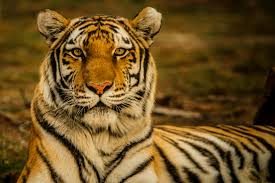
#> input picture Image/tiger.jpeg, 275 x 183 px, found by its file name
$ jupyter execute Histogram.ipynb   (shell and % lines are left out)
#> lines starting #> are read from the running program, lines starting #| are printed output that depends on the picture
[cell 1]
#Histogram is a graph or plot which provide us information about the intensity distribution of an image

import numpy as np
import cv2 as cv
from matplotlib import pyplot as plt
import matplotlib.image as mpimg

#Load an image, in ra histogram cho theo 3 mau
img = cv.imread('tiger.jpeg')
#> img is the input picture: shape (183, 275, 3); mean B, G, R 37.1, 82.3, 110.3
color = ('b','g','r')
for i,col in enumerate(color):
    histr = cv.calcHist([img],[i],None,[256],[0,256])
    plt.plot(histr,color = col)
    plt.xlim([0,256])
    plt.ylim([0,600])
plt.show()
#> figure, not shown here; curve peaks at x = 0, y = 7166; curve peaks at x = 0, y = 829; curve peaks at x = 85, y = 401

[cell 2]
#Using mask exampl
#Load an image
img = cv.imread('tiger.jpeg')
b, g, r = cv.split(img)
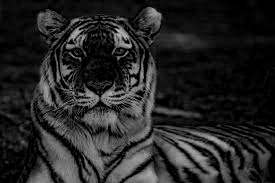
#> b: shape (183, 275); min 0, max 196, mean 37.1
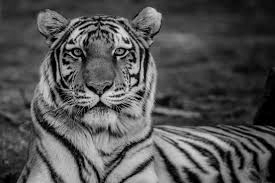
#> g: shape (183, 275); min 0, max 231, mean 82.3
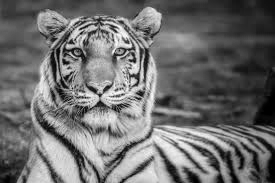
#> r: shape (183, 275); min 0, max 255, mean 110.3
rgb = cv.merge([r, g, b])
# create a mask
mask = np.zeros(img.shape[:2], np.uint8)
mask[0:130, 25:170] = 255 #mask[pixel nth - mth (height), pixel nth - mth (width)]
masked_img = cv.bitwise_and(rgb,rgb,mask = mask) #Mask is a binary matrix[m-n][m-n]
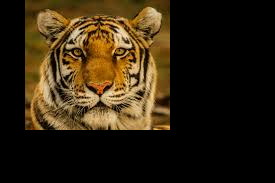
#> masked_img: shape (183, 275, 3); mean R, G, B 48.3, 35.8, 16.5
#Using bitwise and

# Calculate histogram with mask and without mask
# Check third argument for mask
hist_full = cv.calcHist([img],[0],None,[256],[0,256])
#> hist_full = 256 values, max 7166 at index 0, min 0 at index 187, mean 196.6
hist_mask = cv.calcHist([img],[0],mask,[256],[0,256])
#> hist_mask = 256 values, max 2578 at index 0, min 0 at index 187, mean 73.63
plt.subplot(221), plt.imshow(rgb)
plt.subplot(222), plt.imshow(mask,'gray')
plt.subplot(223), plt.imshow(masked_img)
plt.subplot(224), plt.plot(hist_full), plt.plot(hist_mask)
plt.xlim([0,256])
plt.show()
#> figure, not shown here; panel 4: curve peaks at x = 0, y = 7166; panel 4: curve peaks at x = 0, y = 2578

[cell 3]
# This method usually increases the global contrast of many images,
# especially when the usable data of the image is represented by close contrast values.
# Through this adjustment, the intensities can be better distributed on the histogram.
# This allows for areas of lower local contrast to gain a higher contrast.
# Histogram equalization accomplishes this by effectively spreading out the most frequent intensity values.
# The method is useful in images with backgrounds and foregrounds that are both bright or both dark.
# In particular, the method can lead to better views of bone structure in x-ray images,
# and to better detail in photographs that are over or under-exposed.
# Histogram equalization will work the best when applied to images with much higher color depth
# than palette size, like continuous data or 16-bit gray-scale images.
# There are 2 ways to implement histogram equalization: Image change or palette change
# But Palette change is better in most cases

import numpy as np
import cv2 as cv
from matplotlib import pyplot as plt

img = cv.imread('bright2.png',0)
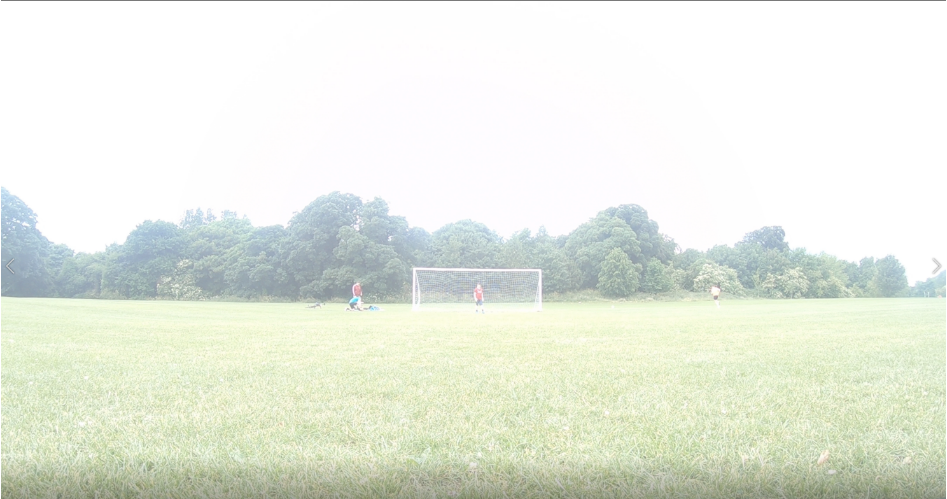
#> input picture Image/bright2.png, 947 x 499 px, found by its file name
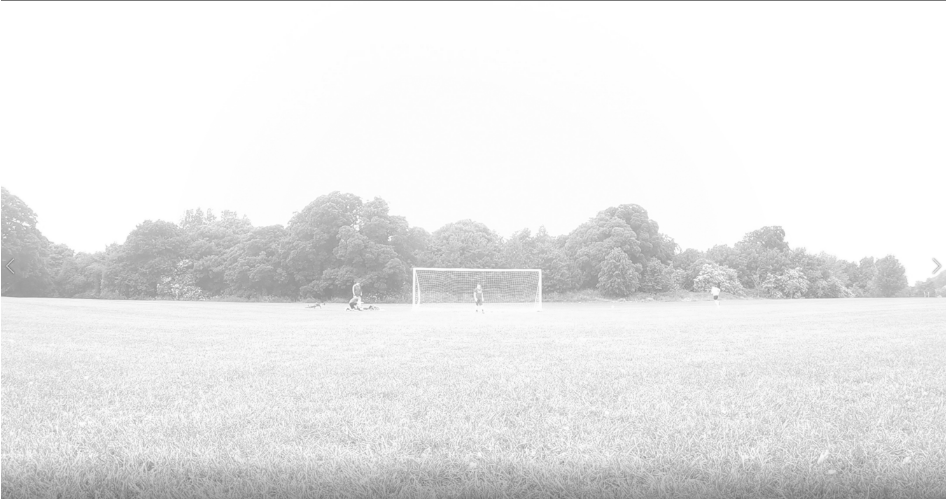
#> img: shape (499, 947); min 109, max 255, mean 232.3
plt.axis('off')
plt.imshow(img,'gray')

[cell 4]
#Show histogram
hist,bins = np.histogram(img.flatten(),256,[0,256])
#> hist = 256 values, max 115661 at index 255, min 0 at index 0, mean 1845.9; bins = 257 values from 0 to 256
cdf = hist.cumsum()
#> cdf = 256 values from 0 to 472553
cdf_normalized = cdf * float(hist.max()) / cdf.max()
#> cdf_normalized = 256 values from 0 to 115661
plt.plot(cdf_normalized, color = 'b')
plt.hist(img.flatten(),256,[0,256], color = 'r')
plt.xlim([100,256])
plt.ylim([0,6000])
plt.legend(('cdf','histogram'), loc = 'upper left')
plt.show()
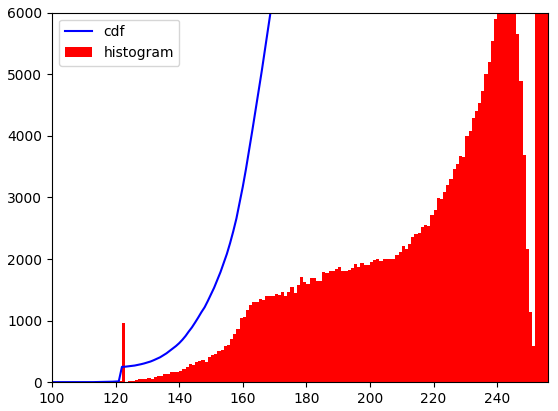
#> figure drawn by matplotlib, 1 panel; tallest bar 115661 high, from x = 255 to 256; curve peaks at x = 255, y = 115661

[cell 5]
#Equalized histogram
equ = cv.equalizeHist(img)
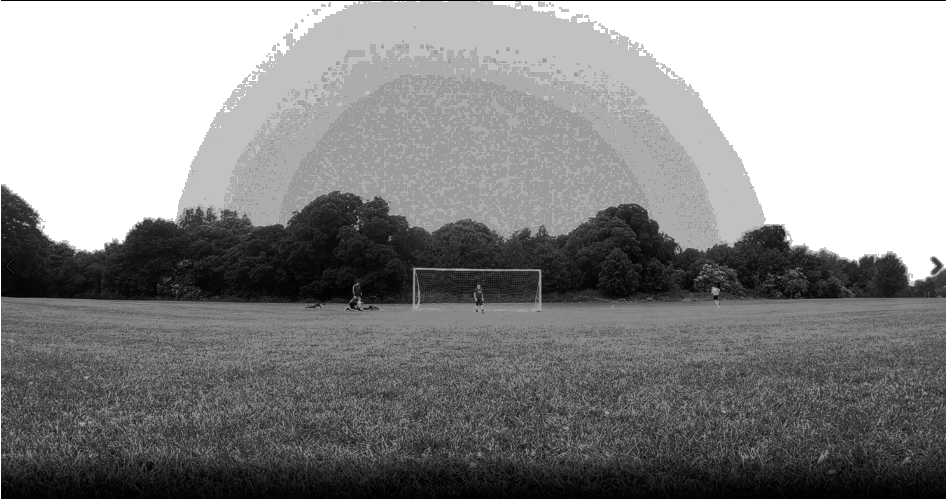
#> equ: shape (499, 947); min 0, max 255, mean 137.6
plt.axis('off')
plt.imshow(equ,'gray')

[cell 6]
#Histogram after equalizating
hist,bins = np.histogram(equ.flatten(),256,[0,256])
#> hist = 256 values, max 115661 at index 255, min 0 at index 49, mean 1845.9
cdf = hist.cumsum()
#> cdf = 256 values from 57 to 472553
cdf_normalized = cdf * float(hist.max()) / cdf.max()
#> cdf_normalized = 256 values from 13.95 to 115661
plt.plot(cdf_normalized, color = 'b')
plt.hist(equ.flatten(),256,[0,256], color = 'r')
plt.xlim([0,256])
plt.ylim([0,6000])
plt.legend(('cdf','histogram'), loc = 'upper left')
plt.show()
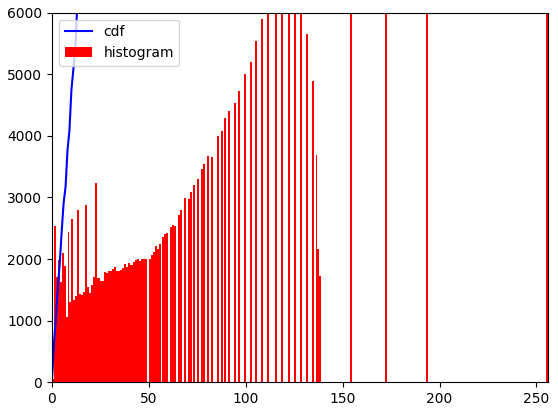
#> figure drawn by matplotlib, 1 panel; tallest bar 115661 high, from x = 255 to 256; curve peaks at x = 255, y = 115661
plt.show()

[cell 7]
#It is true that the background contrast has improved after histogram equalization.
#But in many cases, after using histogram equ, we lost most of the information there due to over-brightness.
# => adaptive histogram equalization

#How: Image is divided into small blocks called "tiles"
# => Each of these blocks are histogram equalized
# In a small area, histogram would confine to a small region

clahe = cv.createCLAHE(clipLimit=2.0, tileGridSize=(1,1))
cl1=clahe.apply(img)
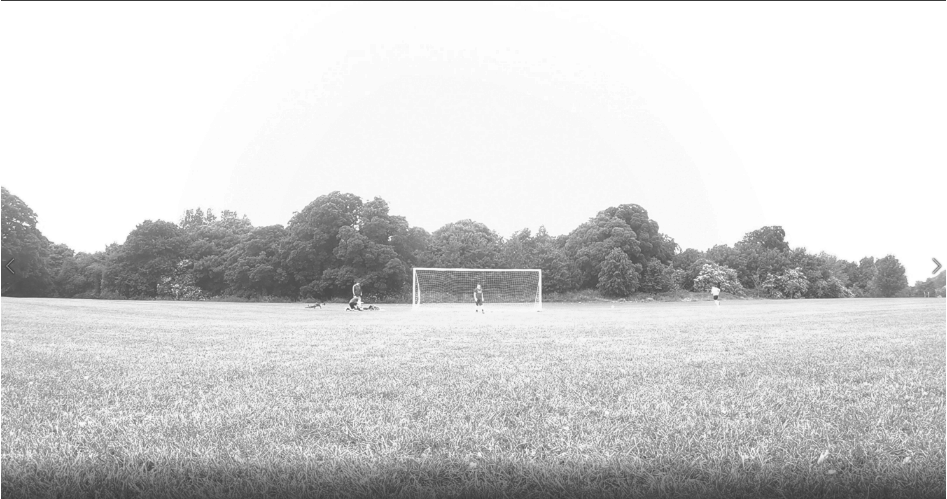
#> cl1: shape (499, 947); min 54, max 255, mean 208.8
plt.axis('off')
plt.imshow(cl1,'gray')

[cell 8]
print(cl1.shape)
#| (499, 947)
print(equ.shape)
#| (499, 947)
plt.figure(figsize=(13,13))
plt.subplot(121), plt.imshow(cl1,'gray'),plt.title('Adaptive Equ'), plt.axis("off")
plt.subplot(122), plt.imshow(equ,'gray'),plt.title('Normal Equ'), plt.axis("off")
plt.show()
